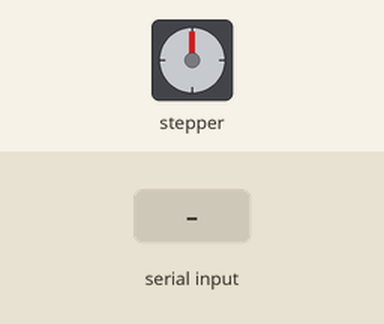
The program below on a simulated Arduino Uno, built with avr-gcc and run on an emulated ATmega328P. Parts: stepper motor. Wiring (inferred from the names in the program): stepper motor (2048 steps per turn assumed): coils pin 2, pin 4, pin 5, pin 18. The inputs (shaded band) are chosen by the test bench.

Above: at 1.2 s.
1.3 s: "90,45\n" received over Serial
At 2.5 s:
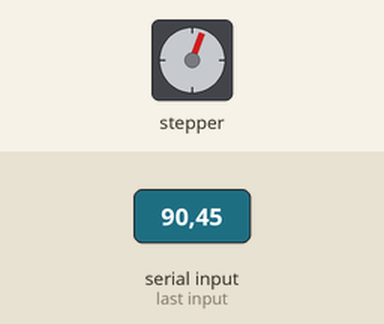
At 3.65 s:
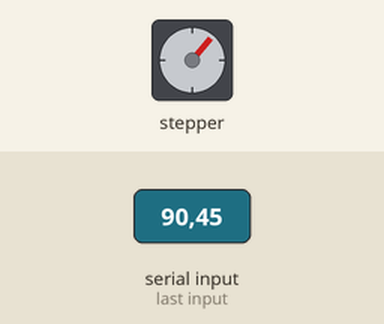
7.3 s: "30,150\n" received over Serial
At 20.1 s:
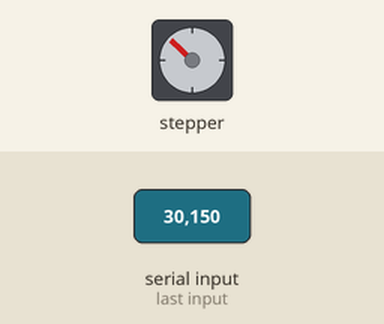
Timing chart, 0 to 21.6 s (numbered marks = the images above; inputs shaded):
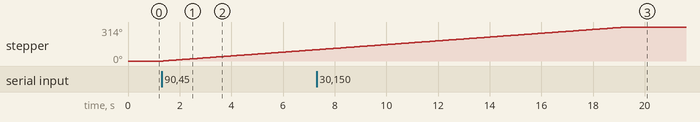

The program:

main.cpp
```cpp
#include <Arduino.h>

const int DelayTime = 5;
const int Pin1 = 2;
const int Pin2 = 4;
const int Pin3 = 5;
const int Pin4 = 18;
const long STEPS_PER_REV = 4096;
int CurrentStep = 0;

void setup() {
  pinMode(Pin1, OUTPUT);
  pinMode(Pin2, OUTPUT);
  pinMode(Pin3, OUTPUT);
  pinMode(Pin4, OUTPUT);
  Serial.begin(115200);
}

void StepMotor(int step) {
  switch(step) {
    case 0:
      digitalWrite(Pin1, LOW);
      digitalWrite(Pin2, HIGH);
      digitalWrite(Pin3, HIGH);
      digitalWrite(Pin4, HIGH);
      break;
    case 1:
      digitalWrite(Pin1, LOW);
      digitalWrite(Pin2, LOW);
      digitalWrite(Pin3, HIGH);
      digitalWrite(Pin4, HIGH);
      break;
    case 2:
      digitalWrite(Pin1, HIGH);
      digitalWrite(Pin2, LOW);
      digitalWrite(Pin3, HIGH);
      digitalWrite(Pin4, HIGH);
      break;
    case 3:
      digitalWrite(Pin1, HIGH);
      digitalWrite(Pin2, LOW);
      digitalWrite(Pin3, LOW);
      digitalWrite(Pin4, HIGH);
      break;
    case 4:
      digitalWrite(Pin1, HIGH);
      digitalWrite(Pin2, HIGH);
      digitalWrite(Pin3, LOW);
      digitalWrite(Pin4, HIGH);
      break;
    case 5:
      digitalWrite(Pin1, HIGH);
      digitalWrite(Pin2, HIGH);
      digitalWrite(Pin3, LOW);
      digitalWrite(Pin4, LOW);
      break;
    case 6:
      digitalWrite(Pin1, HIGH);
      digitalWrite(Pin2, HIGH);
      digitalWrite(Pin3, HIGH);
      digitalWrite(Pin4, LOW);
      break;
    case 7:
      digitalWrite(Pin1, LOW);
      digitalWrite(Pin2, HIGH);
      digitalWrite(Pin3, HIGH);
      digitalWrite(Pin4, LOW);
      break;
  }
}

void loop() {
  if (Serial.available() > 0) {
    int angle = Serial.parseInt();
    long steps = (long)angle * STEPS_PER_REV / 360;

    if (steps > 0) {
      for (long i = 0; i < steps; i++) {
        StepMotor(CurrentStep);
        delay(DelayTime);
        CurrentStep = (CurrentStep + 1) % 8;
      }
    } else if (steps < 0) {
      steps = -steps;
      for (long i = 0; i < steps; i++) {
        StepMotor(CurrentStep);
        delay(DelayTime);
        CurrentStep = (CurrentStep - 1+8) % 8;
      }
    }
  }
}
```

Measured:
- after the input at 1.3 s, stepper: keeps turning clockwise at about 18°/s, starting after 0.06 s
